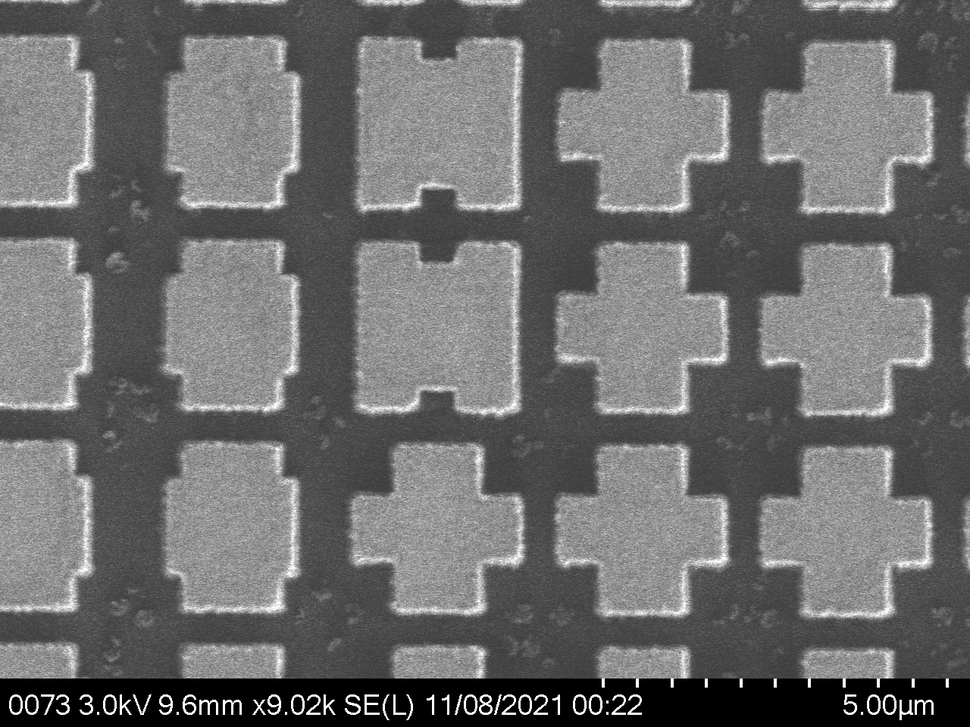
#> input picture Example_Folder/73tif.tif, 970 x 727 px, shrunk from 1280 x 960 before the run, found by its file name
$ python Threshold_finder.py
#> lines starting #> are read from the running program, lines starting #| are printed output that depends on the picture
# String File name of image
img_name = '73tif.tif'

# Threshold for Canny edge detection; higher number = greater threshold
# Note that when the edge_blur value is high, use lower threshold
# greater threshold means fewer edges detected but also removes noise
# This number is usually an integer between 10 and 200
threshold= 30

# blur for canny edge detection; Higher number = more blur
# when the SEM image visually looks noisy/blurry, use a higher number
# when the SEM image looks sharp, use a lower number
# This number should be an odd integer
edge_blur = 13

# blur for binarizing the image; higher number = more blur
# Keeping the bw_blur value low is fine. This number should be an odd integer
bw_blur = 1

# =============================================================================
# Read the original image
# =============================================================================
import cv2
img = cv2.imread(img_name)
#> img is the input picture: shape (727, 970, 3); min 0, max 255, mean 108.3
imgcopy = img.copy()

# =============================================================================
# Cropping the image + edge detection + binarized (b/w) image
# =============================================================================
# Getting the height and width of the image
height = img.shape[0]
#> height = 727
width = img.shape[1]
#> width = 970

# getting past the black strip at the bottom
y = height-1
#> y = 726
x = width-1
#> x = 969
while img[y,x,0]==0:
    y-=1
#> this loop made 46 passes
#> y on passes 1 to 12: 725, 724, 723, 722, 721, 720, 719, 718, 717, 716, 715, 714
#> after the loop, y = 680
y+=1
#> y = 681
height=y
#> height = 681

# Cropping the image to remove the bottom stripe
img_crop = img[0:height]
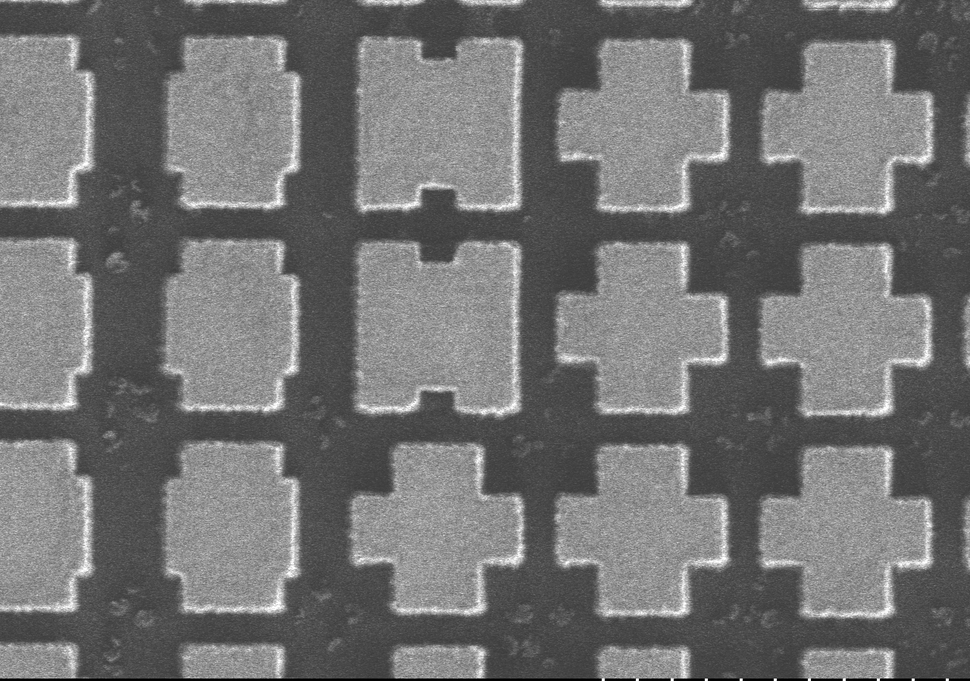
#> img_crop: shape (681, 970, 3); min 0, max 255, mean 113.9

# Blur the image for better edge detection
img_blur = cv2.GaussianBlur(img_crop, (edge_blur, edge_blur), 100)
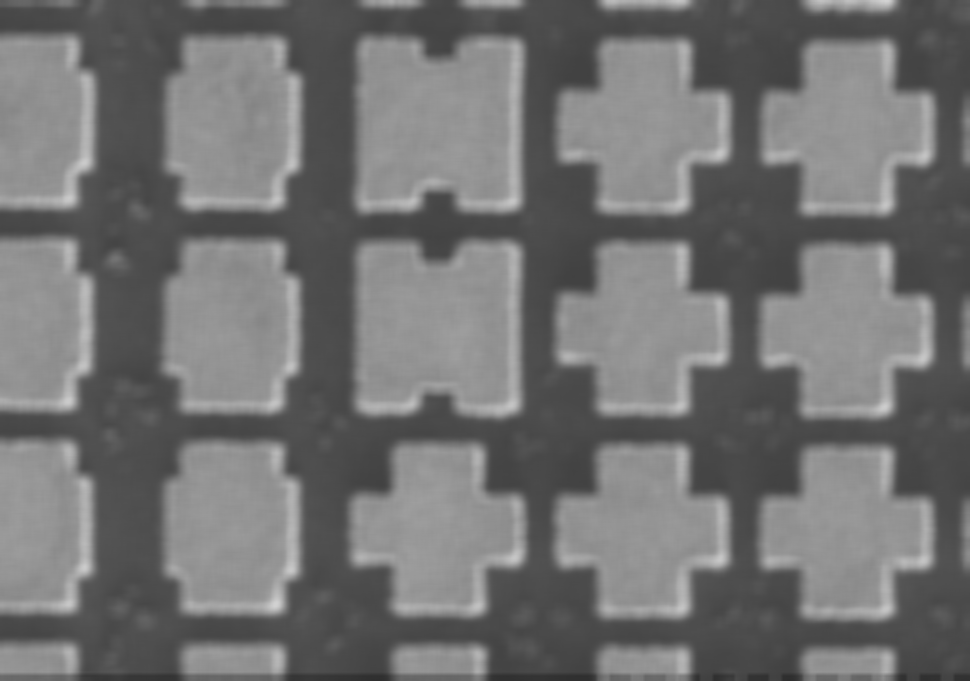
#> img_blur: shape (681, 970, 3); min 46, max 211, mean 114
img_blur2 = cv2.GaussianBlur(img_crop, (bw_blur, bw_blur), 100)

# Canny Edge Detection
edges = cv2.Canny(img_blur, threshold, threshold)
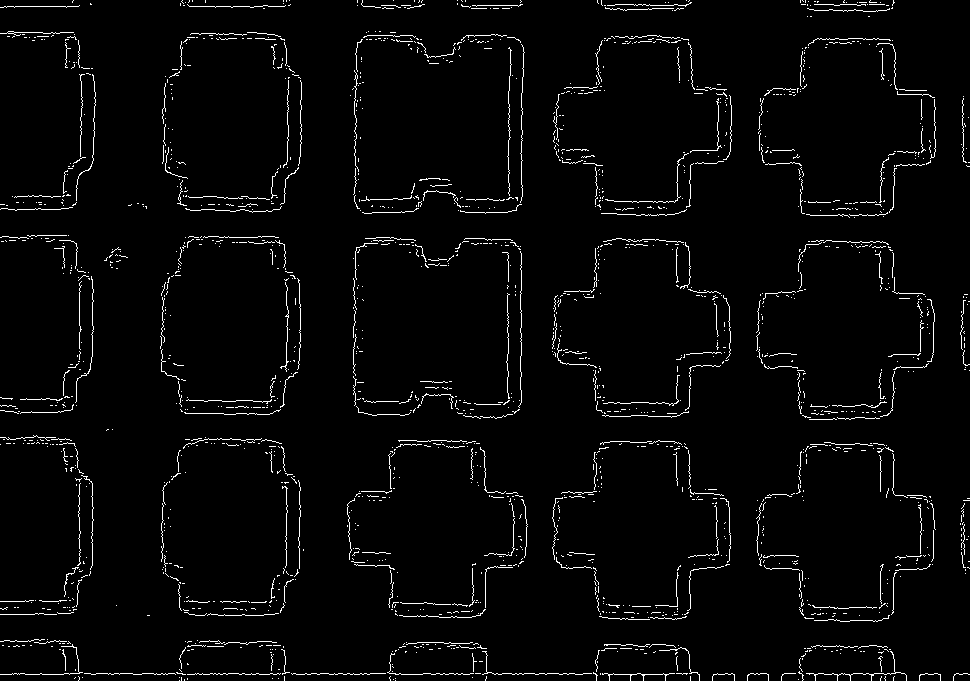
#> edges: shape (681, 970); 2.9% white in thin lines or dots

# Display Canny Edge Detection Image
cv2.imshow('Canny Edge Detection', edges)

th, binarize = cv2.threshold(img_blur2, 100, 255, cv2.THRESH_TOZERO)
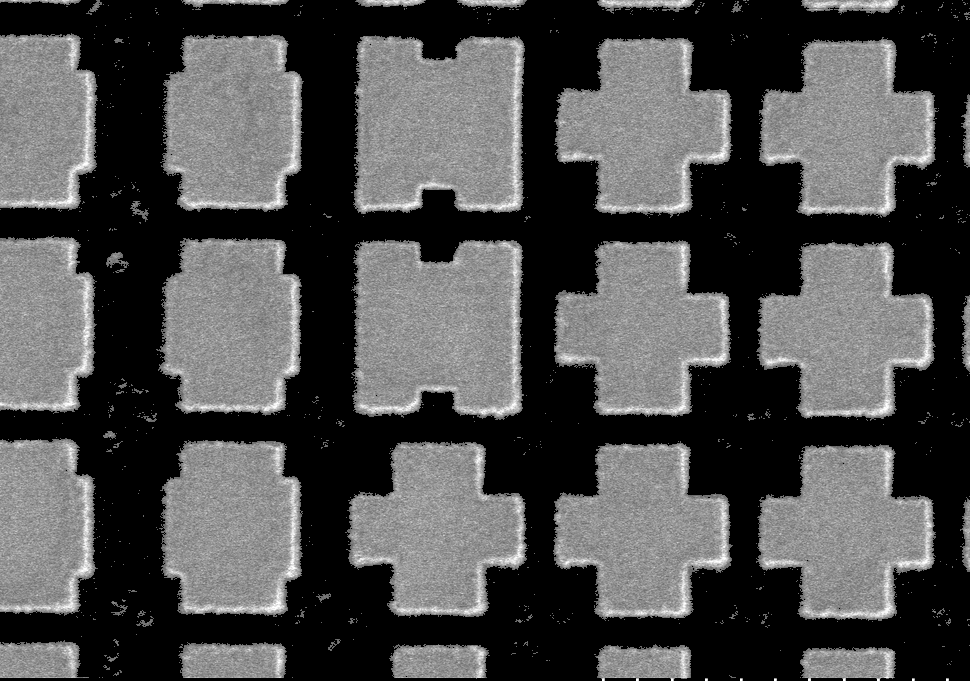
#> binarize: shape (681, 970, 3); min 0, max 255, mean 77.4

cv2.imshow('Binarized Image', binarize)

$ run again, with Example_Folder/18tif.tif copied over Example_Folder/73tif.tif
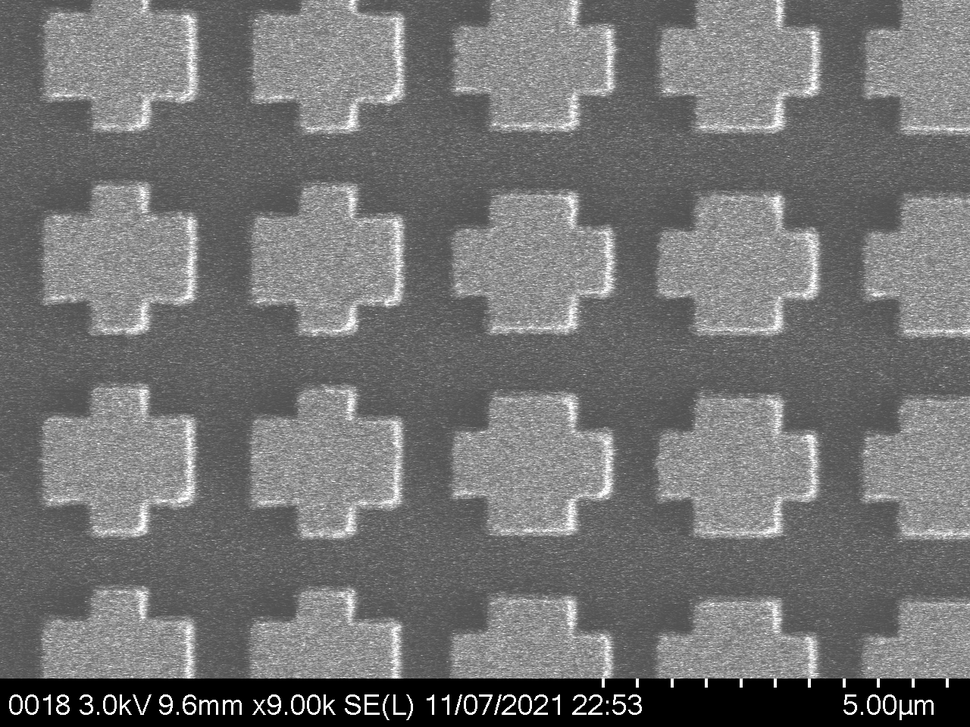
#> input picture Example_Folder/18tif.tif, 970 x 727 px, shrunk from 1280 x 960 before the run, found by its file name
#> img is the input picture: shape (727, 970, 3); min 0, max 255, mean 114.3
#> the loop `while img[y,x,0]==0:` made 46 passes
#> y on passes 1 to 8: 725, 724, 723, 722, 721, 720, 719, 718
#> after the loop `while img[y,x,0]==0:`: y = 680
#> `y+=1`: y = 681
#> `edges = cv2.Canny(img_blur, threshold, threshold)`:
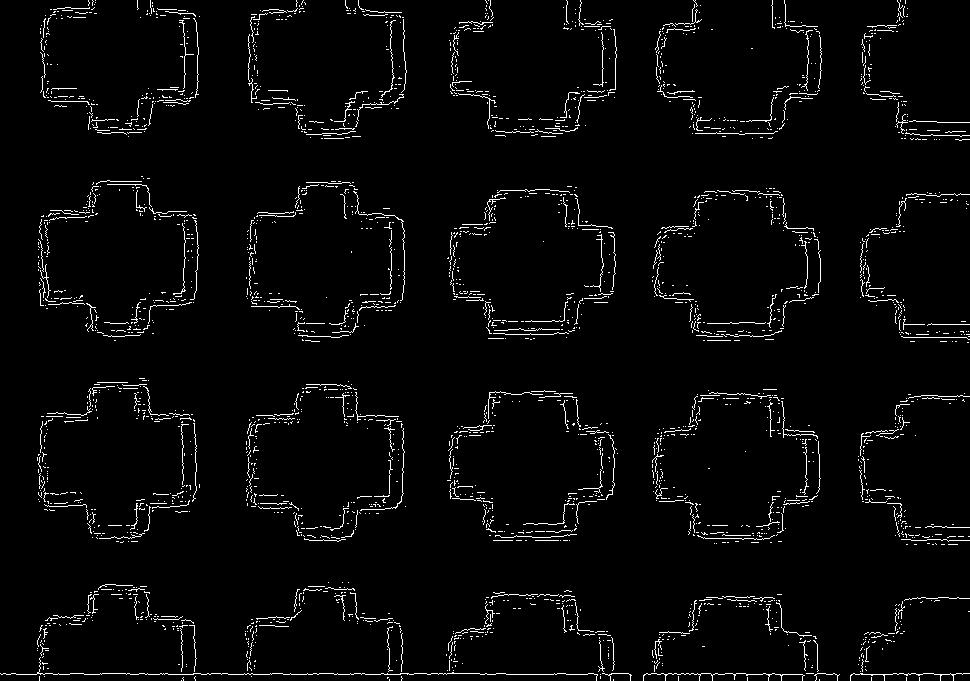
#> edges: shape (681, 970); 3.2% white in thin lines or dots
#> `th, binarize = cv2.threshold(img_blur2, 100, 255, cv2.THRESH_TOZERO)`:
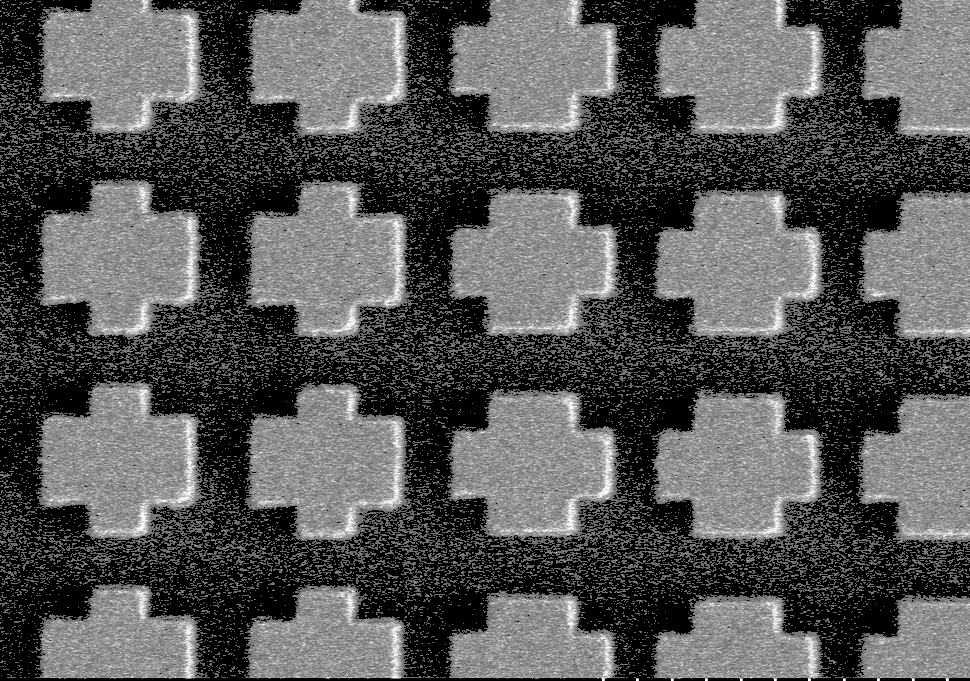
#> binarize: shape (681, 970, 3); min 0, max 255, mean 84.7

$ run again, with Example_Folder/29tif.tif copied over Example_Folder/73tif.tif
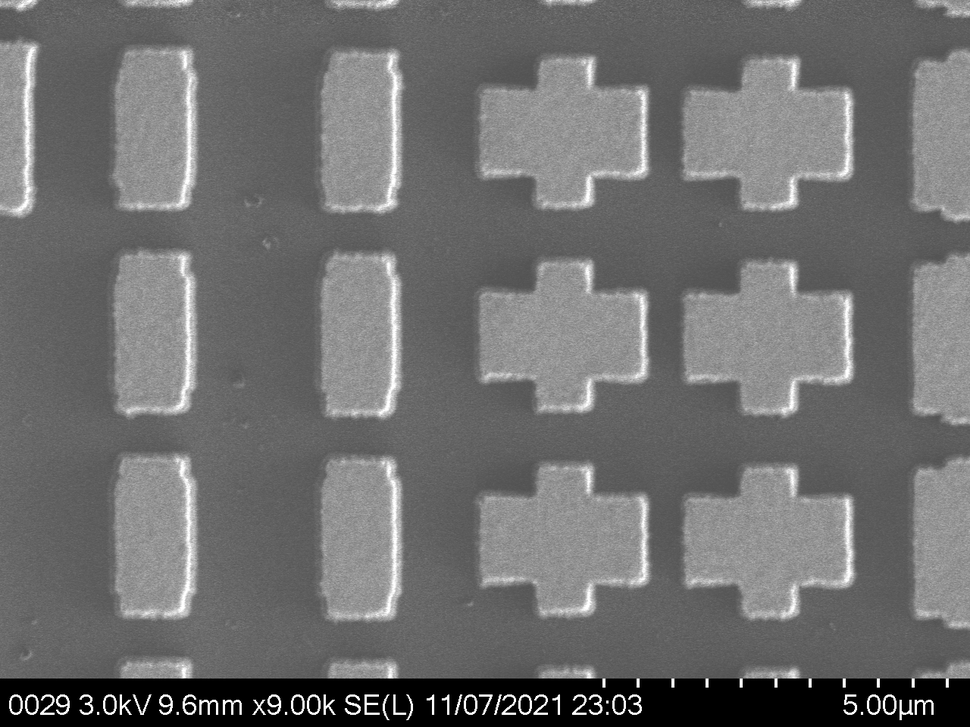
#> input picture Example_Folder/29tif.tif, 970 x 727 px, shrunk from 1280 x 960 before the run, found by its file name
#> img is the input picture: shape (727, 970, 3); min 0, max 255, mean 111.1
#> the loop `while img[y,x,0]==0:` made 46 passes
#> y on passes 1 to 8: 725, 724, 723, 722, 721, 720, 719, 718
#> after the loop `while img[y,x,0]==0:`: y = 680
#> `y+=1`: y = 681
#> `edges = cv2.Canny(img_blur, threshold, threshold)`:
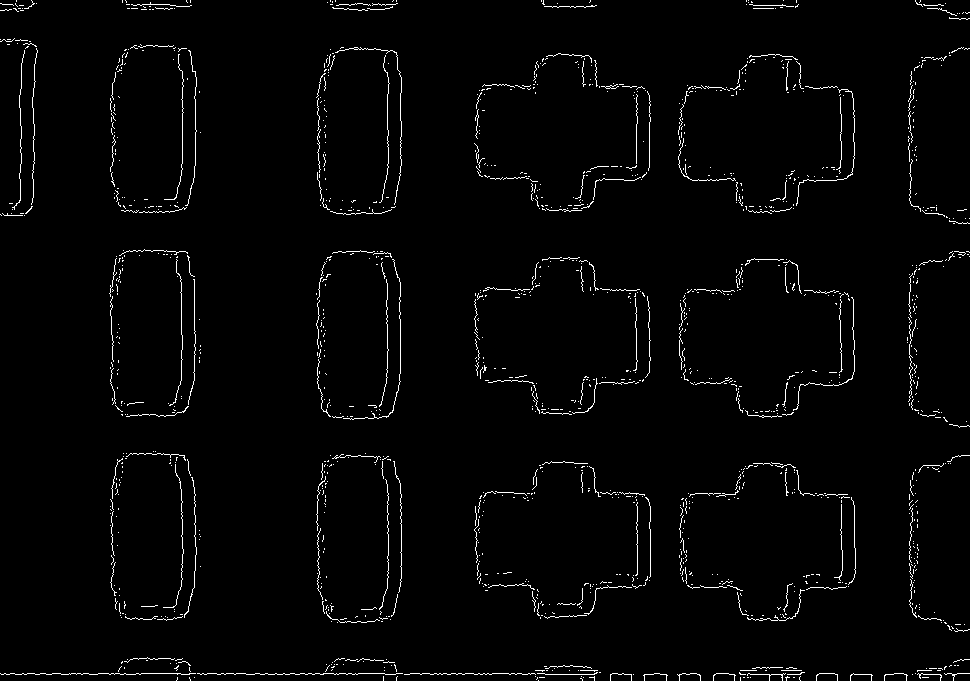
#> edges: shape (681, 970); 2.1% white in thin lines or dots
#> `th, binarize = cv2.threshold(img_blur2, 100, 255, cv2.THRESH_TOZERO)`:
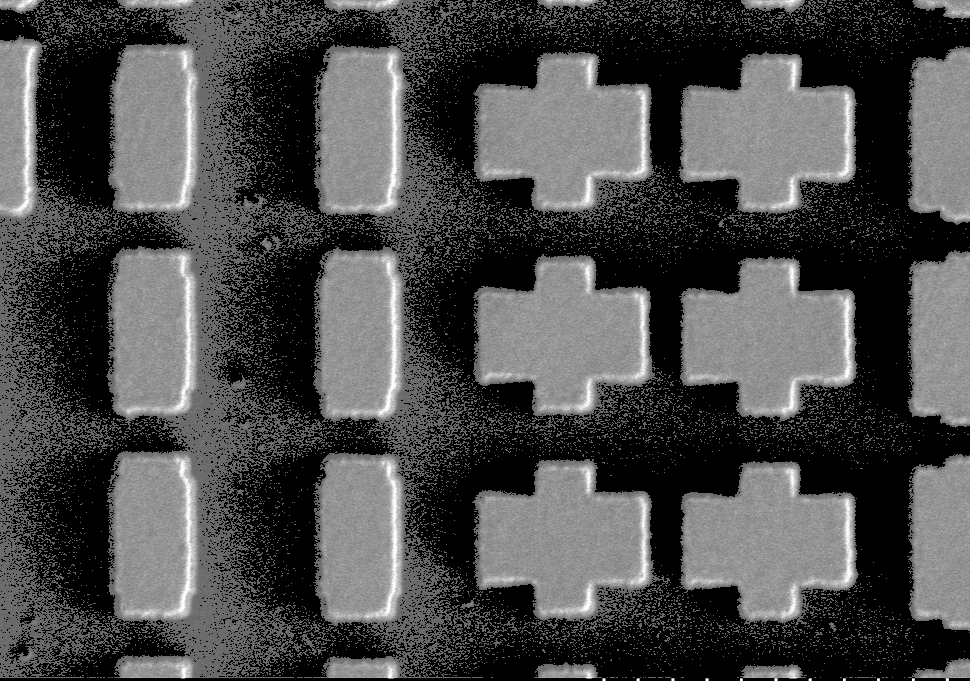
#> binarize: shape (681, 970, 3); min 0, max 255, mean 74.3
